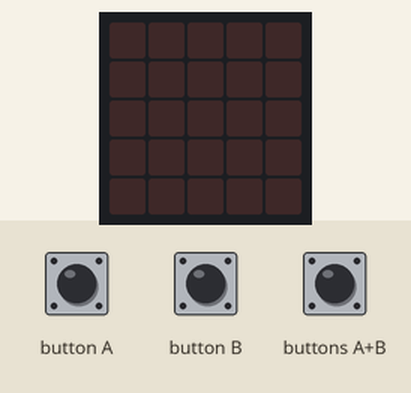
This program was run on a simulated BBC micro:bit (MakeCode). On the bench: the board's 5×5 LED display. The inputs (shaded band) are chosen by the test bench. No radio messages arrive unless stated (any console line starting 'radio sent:' is added by the test bench); what the program prints to the serial console is not drawn.

Above: at 1.2 s.
1.3 s: button A pressed for 0.15 s
At 2.6 s:
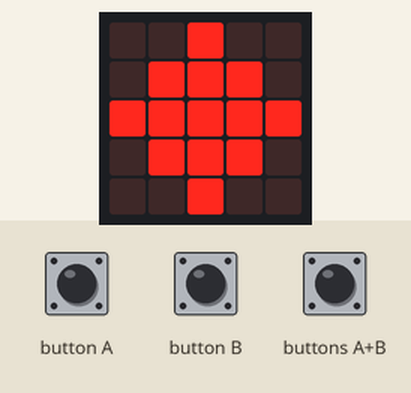
2.9 s: button B pressed for 0.15 s
At 3.8 s:
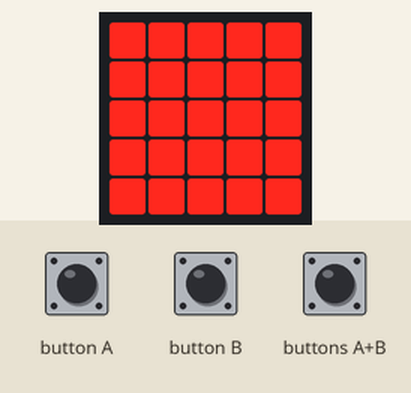
4.5 s: buttons A+B pressed for 0.15 s
At 5.0 s:
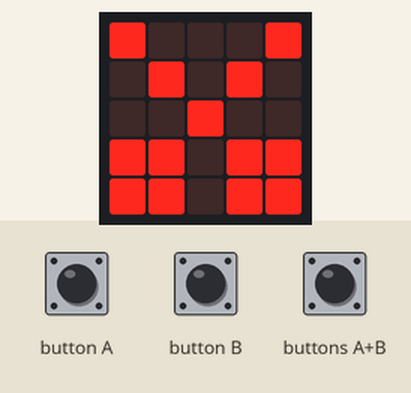
Timing chart, 0 to 7.5 s (numbered marks = the images above; inputs shaded):
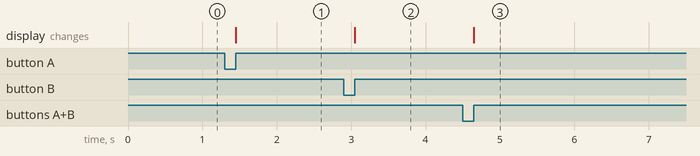

Measured:
- after the input at 1.3 s, the display: changes after 0.15 s (image 1)
- after the input at 2.9 s, the display: changes after 0.15 s (image 2)
- after the input at 4.5 s, the display: changes after 0.15 s (image 3)

The program:

main.ts
```typescript
let ENVIIIIIIIIIIIIIIIIIIIIIIIIIADO = 0
radio.onReceivedNumber(function (receivedNumber) {
    while (ENVIIIIIIIIIIIIIIIIIIIIIIIIIADO == 0) {
        basic.pause(100)
    }
})
input.onButtonPressed(Button.A, function () {
    basic.showLeds(`
        . . # . .
        . # # # .
        # # # # #
        . # # # .
        . . # . .
        `)
    radio.sendNumber(2)
    basic.pause(100)
    ENVIIIIIIIIIIIIIIIIIIIIIIIIIADO = 2
})
input.onButtonPressed(Button.AB, function () {
    basic.showLeds(`
        # . . . #
        . # . # .
        . . # . .
        # # . # #
        # # . # #
        `)
    radio.sendNumber(3)
    basic.pause(100)
    ENVIIIIIIIIIIIIIIIIIIIIIIIIIADO = 3
})
input.onButtonPressed(Button.B, function () {
    basic.showLeds(`
        # # # # #
        # # # # #
        # # # # #
        # # # # #
        # # # # #
        `)
    radio.sendNumber(1)
    basic.pause(100)
    ENVIIIIIIIIIIIIIIIIIIIIIIIIIADO = 1
})
basic.forever(function () {
    radio.setGroup(33)
    radio.sendNumber(33)
})
```

test.ts
```typescript
// aquí va el archivo "tests"; esto no se compilará cuando este paquete se utilice como una extensión.
```
